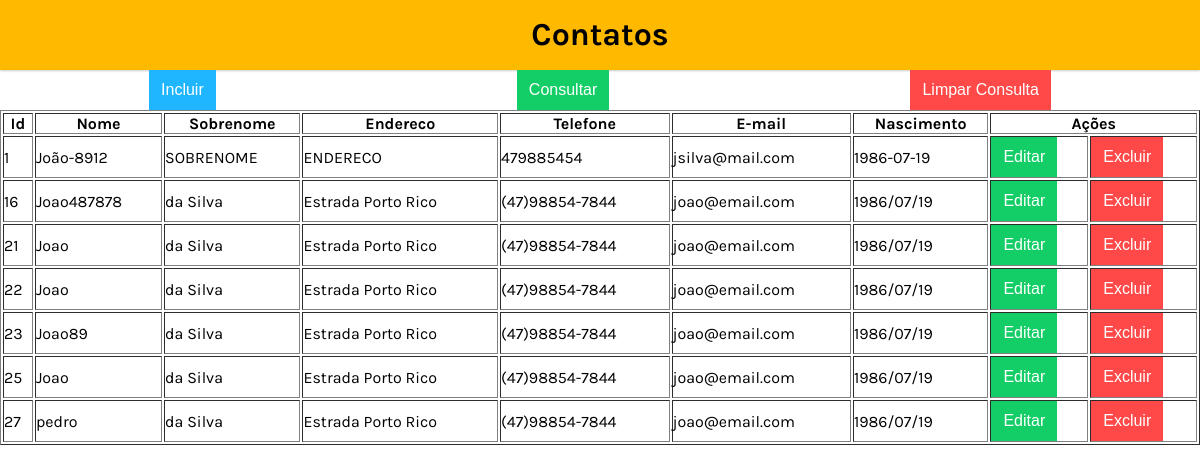
/consulta-contato-simples.php, run on the app's committed database.
### tables this page shows
CREATE TABLE contato (contato_id INTEGER PRIMARY KEY AUTOINCREMENT NOT NULL, nome TEXT, sobrenome TEXT, endereco TEXT, telefone TEXT, email TEXT, nascimento TEXT);

### consulta-contato-simples.php (the view, shortened to what this page needs)
<?php
function getDados() {
    $pdo = getConexao();
    $query = "SELECT * FROM `contato`";
    $stmt = $pdo->prepare($query);
    $stmt->execute();
    $aDados = array();
    while($result = $stmt->fetch(PDO::FETCH_ASSOC)){
        $aDados[] = $result;
    }
    return $aDados;
}
function getColunasTabela(){
    $html_colunas_tabela = '';
    $aDados = getDados();
    if(count($aDados)){
        foreach ($aDados as $aContato){
            $html_colunas_tabela .= "<tr>";
            $contato_id = $aContato["contato_id"];
            $nome       = $aContato["nome"];
            $sobrenome  = $aContato["sobrenome"];
            $endereco   = $aContato["endereco"];
            $telefone   = $aContato["telefone"];
            $email      = $aContato["email"];
            $nascimento = $aContato["nascimento"];
            $html_colunas_tabela .= "<td>$contato_id</td>";
            $html_colunas_tabela .= "<td>$nome</td>";
            $html_colunas_tabela .= "<td>$sobrenome</td>";
            $html_colunas_tabela .= "<td>$endereco</td>";
            $html_colunas_tabela .= "<td>$telefone</td>";
            $html_colunas_tabela .= "<td>$email</td>";
            $html_colunas_tabela .= "<td>$nascimento</td>";
            $html_colunas_tabela .= getAcoesContato($contato_id);
            $html_colunas_tabela .= "</tr>";
        }
    } else {
        $html_colunas_tabela .= "<tr><td colspan=\"7\" align='center'>Sem dados para exibir</td></tr>";
    }
    return $html_colunas_tabela;
}
function getAcoesContato($contato_id){
    $html_acao = '<td>
                        <button type="button" class="button green" onclick="editarContato(' . $contato_id . ')">Editar</button>
                   </td>
                   <td>
                        <button type="button" class="button red" onclick="excluirContato(' . $contato_id . ')">Excluir</button>
                    </td>';
    return $html_acao;
}
function carregaCabecalho(){
    $html = '<!DOCTYPE html>
            <html lang="pt-BR">
            <head>
                <meta charset="UTF-8">
                <meta http-equiv="X-UA-Compatible" content="IE=edge">
                <meta name="viewport" content="width=device-width, initial-scale=1.0">
                <link rel="preconnect" href="https://fonts.gstatic.com">
                <link href="https://fonts.googleapis.com/css2?family=Karla:ital,wght@0,400;0,700;1,200;1,800&display=swap"
                      rel="stylesheet">
                <link rel="stylesheet" href="css/main.css">
                <link rel="stylesheet" href="css/button.css">
                <link rel="stylesheet" href="css/records.css">
                <link rel="stylesheet" href="css/modal.css">
                <script src="js/jquery.min.js" defer></script>
                <script src="js/contato.js" defer></script>
                <title>Contato</title>
            </head>
            <body>';
    return $html;
}
function getAcoesInclusao(){
    return '<section class="acoes">
                <button type="button" class="button blue mobile" id="cadastrarCliente">Incluir</button>
                <button type="button" class="button green" id="consultarDadosCliente">Consultar</button>
                <button type="button" class="button red" id="limparDadosCliente">Limpar Consulta</button>
            </section>';
}
function getModalContatos(){
    return '<div class="modal" id="modal">
            <div class="modal-content">
                <header class="modal-header">
                    <h2>Novo Contato</h2>
                    <span class="modal-close" id="modalClose">&#10006;</span>
                </header>
                <form id="form" class="modal-form">
                    <input type="hidden" id="id" class="modal-field" placeholder="Id">
                    <input type="text" id="nome" data-index="new" class="modal-field" placeholder="Nome do Cliente" required value="Joao">
                    <input type="text" id="sobrenome" class="modal-field" placeholder="Sobrenome..." required value="da Silva">
                    <input type="text" id="endereco" class="modal-field" placeholder="Endereço..." required value="Estrada Porto Rico">
                    <input type="text" id="telefone" class="modal-field" placeholder="Telefone..." required value="(47)98854-7844">
                    <input type="email" id="email" class="modal-field" placeholder="E-mail..." required value="joao@email.com">
                    <input type="text" id="nascimento" class="modal-field" placeholder="Data Nascimento..." required value="1986/07/19">
                </form>
                <footer class="modal-footer" id="modal-footer">
                    <button id="salvar" class="button green">Salvar</button>
                    <button id="cancelar" class="button blue">Cancelar</button>
                </footer>
            </div>
        </div>';
}
function carregaContatos(){
    $html_tabela = carregaCabecalho();
    $html_tabela .= "<header>
                        <h1 class=\"header-title\"> Contatos</h1>
                    </header>";
    $html_tabela .= getAcoesInclusao();
    $html_tabela .= "<table border='1' id=\"tableDados\">";
    $html_tabela .= "<thead>";
    $html_tabela .= "    <tr>";
    $html_tabela .= "    <th>Id</th>";
    $html_tabela .= "    <th>Nome</th>";
    $html_tabela .= "    <th>Sobrenome</th>";
    $html_tabela .= "    <th>Endereco</th>";
    $html_tabela .= "    <th>Telefone</th>";
    $html_tabela .= "    <th>E-mail</th>";
    $html_tabela .= "    <th>Nascimento</th>";
    $html_tabela .= "    <th colspan='2'>Ações</th>";
    $html_tabela .= "    </tr>";
    $html_tabela .= "</thead>";
    $html_tabela .= "<tbody>";
    $html_tabela .= getColunasTabela();
    $html_tabela .= "</tbody>";
    $html_tabela .= "</table>";
    $html_tabela .= getModalContatos();
    echo $html_tabela;
}
carregaContatos();

### css/main.css (style rules this page uses)
* { padding: 0; margin: 0; box-sizing: border-box; }
:root { --primary-color: #FFBA00; --secundary-color: #FFF1CC; --shadow-color: #CCC; --text-color: #FFF; }
body { min-height: 100vh; display: flex; flex-direction: column; font-family: 'karla', sans-serif; position:relative; }
header { background-color: var(--primary-color); height: 70px; text-align: center; line-height: 70px; box-shadow: 0 1px 2px var(--shadow-color); }
.header-title { color: black; font-size: 2rem; }
.acoes { display: flex; justify-content: space-around; gap:3px; }

### css/button.css (style rules this page uses)
.button { border-style: none; height: 40px; padding: 6px 12px; background-color: black; color: white; font-size: 1rem; cursor: pointer; transition: box-shadow .6s ease; }
.button.blue { background-color: #1FB6FF; }
button.green { background-color: #13CE66; }
button.red { background-color: #FF4949; }

### data on the page
contato: contato_id "1", nome "João-8912", sobrenome "SOBRENOME", endereco "ENDERECO", telefone "479885454", email "jsilva@mail.com", nascimento "1986-07-19"
contato: contato_id "16", nome "Joao487878", sobrenome "da Silva", endereco "Estrada Porto Rico", telefone "(47)98854-7844", email "joao@email.com", nascimento "1986/07/19"
contato: contato_id "21", nome "Joao", sobrenome "da Silva", endereco "Estrada Porto Rico", telefone "(47)98854-7844", email "joao@email.com", nascimento "1986/07/19"
contato: contato_id "22", nome "Joao", sobrenome "da Silva", endereco "Estrada Porto Rico", telefone "(47)98854-7844", email "joao@email.com", nascimento "1986/07/19"
contato: contato_id "23", nome "Joao89", sobrenome "da Silva", endereco "Estrada Porto Rico", telefone "(47)98854-7844", email "joao@email.com", nascimento "1986/07/19"
contato: contato_id "25", nome "Joao", sobrenome "da Silva", endereco "Estrada Porto Rico", telefone "(47)98854-7844", email "joao@email.com", nascimento "1986/07/19"
contato: contato_id "27", nome "pedro", sobrenome "da Silva", endereco "Estrada Porto Rico", telefone "(47)98854-7844", email "joao@email.com", nascimento "1986/07/19"
